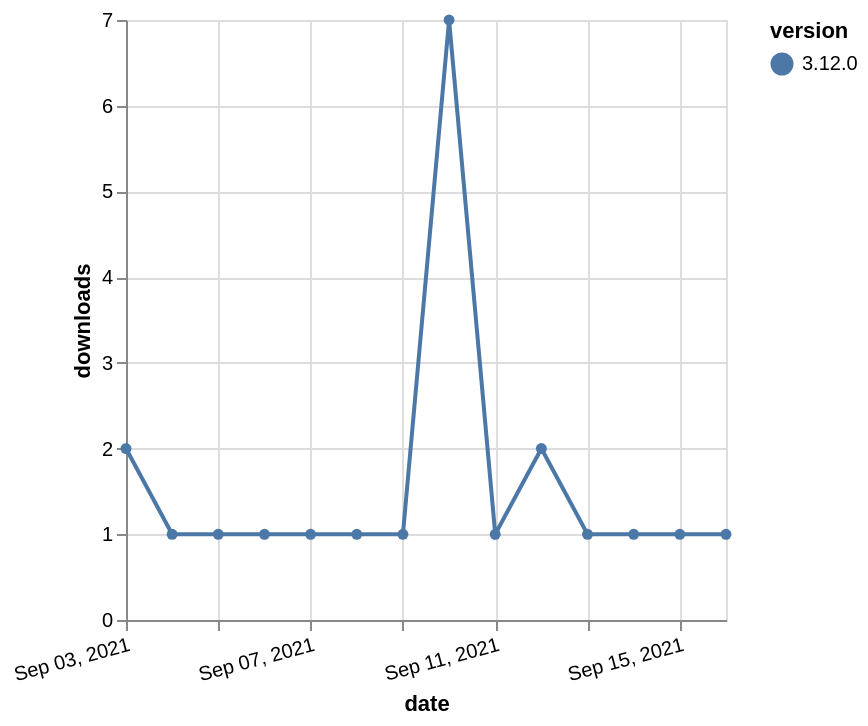

Vega-Lite specification for this chart:
### Vega-Lite specification from a JSON file in a GitHub repository (floating-point values rounded to 4 significant figures)
{"$schema": "https://vega.github.io/schema/vega-lite/v5.json", "description": "A simple bar chart with embedded data.", "data": {"values": [{"date": "2021-09-03", "total": 504, "delta": 2, "version": "3.12.0"}, {"date": "2021-09-04", "total": 505, "delta": 1, "version": "3.12.0"}, {"date": "2021-09-05", "total": 506, "delta": 1, "version": "3.12.0"}, {"date": "2021-09-06", "total": 507, "delta": 1, "version": "3.12.0"}, {"date": "2021-09-07", "total": 508, "delta": 1, "version": "3.12.0"}, {"date": "2021-09-08", "total": 509, "delta": 1, "version": "3.12.0"}, {"date": "2021-09-09", "total": 510, "delta": 1, "version": "3.12.0"}, {"date": "2021-09-10", "total": 517, "delta": 7, "version": "3.12.0"}, {"date": "2021-09-11", "total": 518, "delta": 1, "version": "3.12.0"}, {"date": "2021-09-12", "total": 520, "delta": 2, "version": "3.12.0"}, {"date": "2021-09-13", "total": 521, "delta": 1, "version": "3.12.0"}, {"date": "2021-09-14", "total": 522, "delta": 1, "version": "3.12.0"}, {"date": "2021-09-15", "total": 523, "delta": 1, "version": "3.12.0"}, {"date": "2021-09-16", "total": 524, "delta": 1, "version": "3.12.0"}]}, "width": "container", "mark": {"type": "line", "point": {"filled": true}}, "encoding": {"x": {"field": "date", "type": "temporal", "timeUnit": "yearmonthdate", "title": "date", "axis": {"labelAngle": -15}}, "y": {"field": "delta", "type": "quantitative", "title": "downloads"}, "color": {"field": "version", "type": "nominal"}, "tooltip": {"field": "delta"}}}
